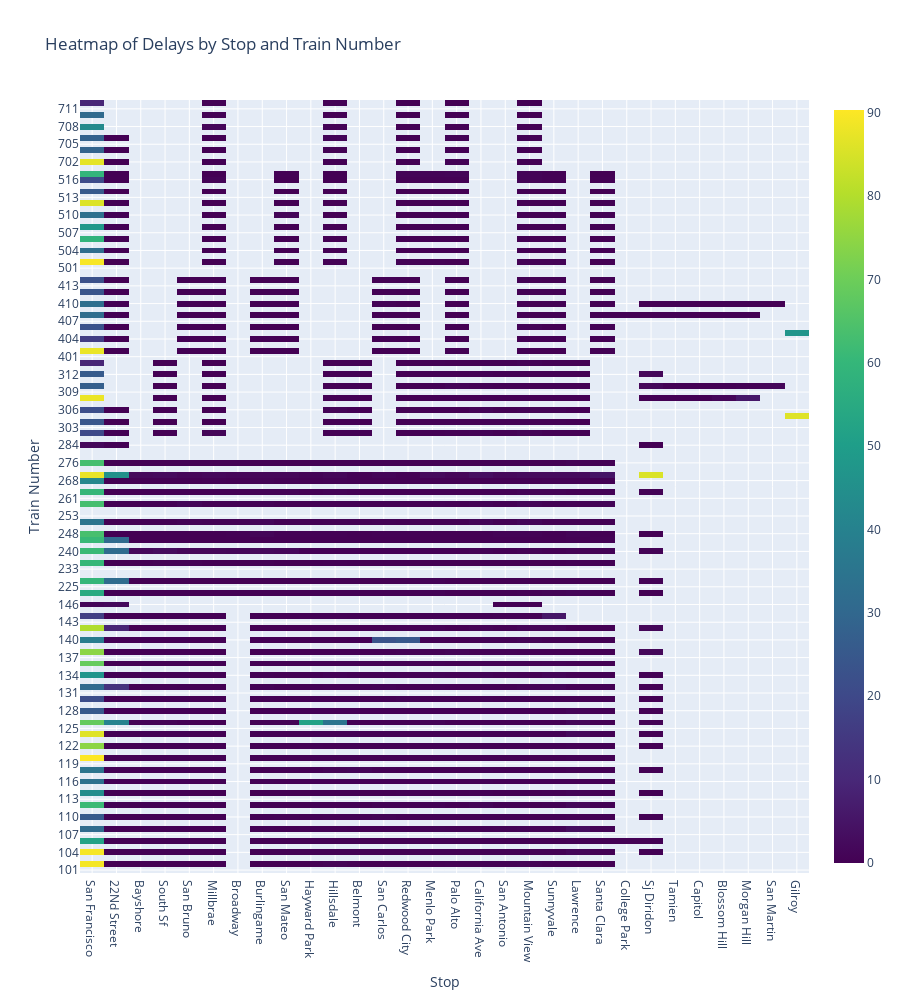

The code cell stored with this chart in its notebook:
### Code cell
import plotly.graph_objects as go
# Create a pivot table for the heatmap
# Create a pivot table for the heatmap
unique_trips.loc[unique_trips.delay_minutes < 0,'delay_minutes']=0
heatmap_data = unique_trips.pivot_table(index='trip_id', columns='stop_id', values='delay_minutes', aggfunc='mean', sort=False)
stop_id_to_parent_station = unique_trips[['stop_id', 'parent_station']].drop_duplicates().set_index('stop_id')['parent_station'].to_dict()

# Sort the columns of the pivot table explicitly
heatmap_data = heatmap_data[sorted(heatmap_data.columns)]
heatmap_data.columns = [stop_id_to_parent_station[stop_id] for stop_id in heatmap_data.columns]
heatmap_data.index=heatmap_data.index.astype(str)
# heatmap_data = heatmap_data.sort_index(axis=1)
# Create the heatmap using Plotly
fig_heatmap = go.Figure(data=go.Heatmap(
    z=heatmap_data.values,
    x=heatmap_data.columns,
    y=heatmap_data.index,
    colorscale='Viridis',

))

fig_heatmap.update_layout(
    title="Heatmap of Delays by Stop and Train Number",
    xaxis_title="Stop",
    yaxis_title="Train Number",
    height = 1000,
)

### Figure 1 — Plotly figure (JSON) as saved in the notebook; plotly's stock layout.template omitted (floating-point values rounded to 4 significant figures; data arrays with more than 128 entries replaced by an {"elided": "..."} marker saying what was removed)
{"data": [{"colorscale": [[0, "#440154"], [0.1111, "#482878"], [0.2222, "#3e4989"], [0.3333, "#31688e"], [0.4444, "#26828e"], [0.5556, "#1f9e89"], [0.6667, "#35b779"], [0.7778, "#6ece58"], [0.8889, "#b5de2b"], [1, "#fde725"]], "type": "heatmap", "x": ["San Francisco", "22Nd Street", "22Nd Street", "Bayshore", "Bayshore", "South Sf", "South Sf", "San Bruno", "San Bruno", "Millbrae", "Millbrae", "Broadway", "Broadway", "Burlingame", "Burlingame", "San Mateo", "San Mateo", "Hayward Park", "Hayward Park", "Hillsdale", "Hillsdale", "Belmont", "Belmont", "San Carlos", "San Carlos", "Redwood City", "Redwood City", "Menlo Park", "Menlo Park", "Palo Alto", "Palo Alto", "California Ave", "California Ave", "San Antonio", "San Antonio", "Mountain View", "Mountain View", "Sunnyvale", "Sunnyvale", "Lawrence", "Lawrence", "Santa Clara", "Santa Clara", "College Park", "College Park", "Sj Diridon", "Sj Diridon", "Tamien", "Tamien", "Capitol", "Capitol", "Blossom Hill", "Blossom Hill", "Morgan Hill", "Morgan Hill", "San Martin", "San Martin", "Gilroy"], "y": {"elided": "131 str values"}, "z": {"elided": "131x58 float values"}}], "layout": {"height": 1000, "title": {"text": "Heatmap of Delays by Stop and Train Number"}, "xaxis": {"title": {"text": "Stop"}}, "yaxis": {"title": {"text": "Train Number"}}}}
